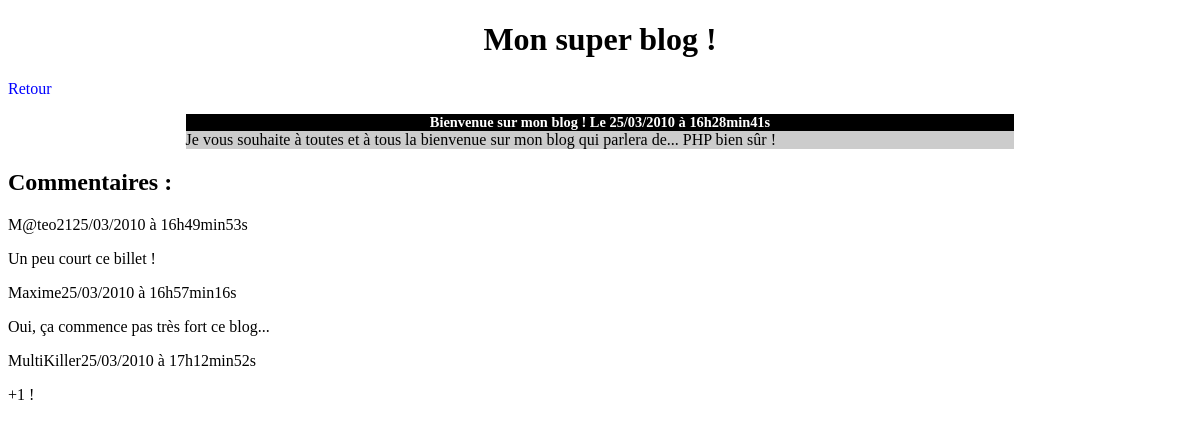
The page /commentaires.php?billet=1 on the database its author committed.
### tables this page shows
CREATE TABLE `billets` (
  `id` int(11) NOT NULL,
  `titre` varchar(255) NOT NULL,
  `contenu` text NOT NULL,
  `date_creation` datetime NOT NULL
);

CREATE TABLE `commentaires` (
  `id` int(11) NOT NULL,
  `id_billet` int(11) NOT NULL,
  `auteur` varchar(255) NOT NULL,
  `commentaire` text NOT NULL,
  `date_commentaire` datetime NOT NULL
);

### commentaires.php (the view, shortened to what this page needs)
<!DOCTYPE html>
<html>
<head>
	<link rel="stylesheet" href="style.css">
</head>
<body>
	<h1>Mon super blog !</h1>
	<p><a href="index.php">Retour</a></p>
<?php
	try
	{
		$bdd = new PDO('mysql:host=localhost;dbname=test;charset=utf8', 'root', 'root');
	}
	catch(Exception $e)
	{
	        die('Erreur : '.$e->getMessage());
	}
	$blog = $bdd->prepare('SELECT *, DATE_FORMAT(date_creation, \'%d/%m/%Y à %Hh%imin%ss\') AS date_fr FROM billets WHERE id = ?');
	$blog->execute(array($_GET['billet']));
	$billets = $blog->fetch();
	echo '<h3 class="news">' . $billets[titre] . ' Le ' . $billets[date_fr] . '</h3>' . '<div class="news"> <p>' . $billets[contenu] . '</div>';
?>
	<h2>Commentaires :</h2>
<?php
	$com = $bdd->prepare('SELECT *, DATE_FORMAT(date_commentaire, \'%d/%m/%Y à %Hh%imin%ss\') AS date_commentaire_fr FROM commentaires WHERE id_billet = ? ORDER BY date_commentaire');
	$com->execute(array($_GET['billet']));
	while ($comments = $com->fetch())
	{
		echo '<p>' . $comments[auteur] . $comments[date_commentaire_fr] . '</p>' . '<p>' . $comments[commentaire] . '</p>';
	}
?>
</body>
</html>

### style.css (style rules this page uses)
h1, h3 { text-align:center; }
h3 { background-color:black; color:white; font-size:0.9em; margin-bottom:0px; }
.news p { background-color:#CCCCCC; margin-top:0px; }
.news { width:70%; margin:auto; }
a { text-decoration: none; color: blue; }

### rows shown on the page
billets: titre "Bienvenue sur mon blog !", contenu "Je vous souhaite à toutes et à tous la bienvenue sur mon blog qui parlera de... PHP bien sûr !"
commentaires: auteur "M@teo21", comments "25/03/2010 à 16h49min53s", commentaire "Un peu court ce billet !"
commentaires: auteur "Maxime", comments "25/03/2010 à 16h57min16s", commentaire "Oui, ça commence pas très fort ce blog..."
commentaires: auteur "MultiKiller", comments "25/03/2010 à 17h12min52s", commentaire "+1 !"

### other values the page prints
$billets[date_fr] "25/03/2010 à 16h28min41s"
